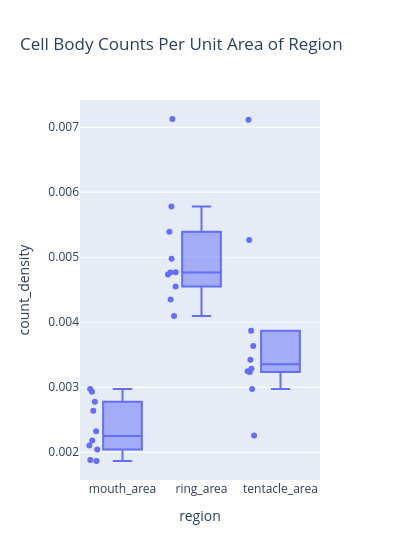

Notebook code cell kept with this figure:
### Code cell
f = px.box(agged, x='region', y='count_density', points='all', width=400, title='Cell Body Counts Per Unit Area of Region')
f.write_html('CountDensityDistribution.html')
f

### Figure 1 — Plotly figure (JSON) as saved in the notebook; plotly's stock layout.template omitted (floating-point values rounded to 4 significant figures)
{"data": [{"alignmentgroup": "True", "boxpoints": "all", "hovertemplate": "region=%{x}<br>count_density=%{y}<extra></extra>", "legendgroup": "", "marker": {"color": "#636efa"}, "name": "", "notched": false, "offsetgroup": "", "orientation": "v", "showlegend": false, "type": "box", "x": ["mouth_area", "ring_area", "tentacle_area", "mouth_area", "ring_area", "tentacle_area", "mouth_area", "ring_area", "tentacle_area", "mouth_area", "ring_area", "tentacle_area", "mouth_area", "ring_area", "tentacle_area", "mouth_area", "ring_area", "tentacle_area", "mouth_area", "ring_area", "tentacle_area", "mouth_area", "ring_area", "tentacle_area", "mouth_area", "ring_area", "tentacle_area", "mouth_area", "ring_area", "tentacle_area"], "x0": " ", "xaxis": "x", "y": [0.001866, 0.007126, 0.007113, 0.002179, 0.004765, 0.003423, 0.002929, 0.004736, 0.005264, 0.002104, 0.004977, 0.003868, 0.002777, 0.004551, 0.003285, 0.002975, 0.005393, 0.003635, 0.001883, 0.005779, 0.002259, 0.002325, 0.004351, 0.003234, 0.002639, 0.004094, 0.003248, 0.002044, 0.004768, 0.002973], "y0": " ", "yaxis": "y"}], "layout": {"boxmode": "group", "legend": {"tracegroupgap": 0}, "title": {"text": "Cell Body Counts Per Unit Area of Region"}, "width": 400, "xaxis": {"anchor": "y", "domain": [0, 1], "title": {"text": "region"}}, "yaxis": {"anchor": "x", "domain": [0, 1], "title": {"text": "count_density"}}}}
